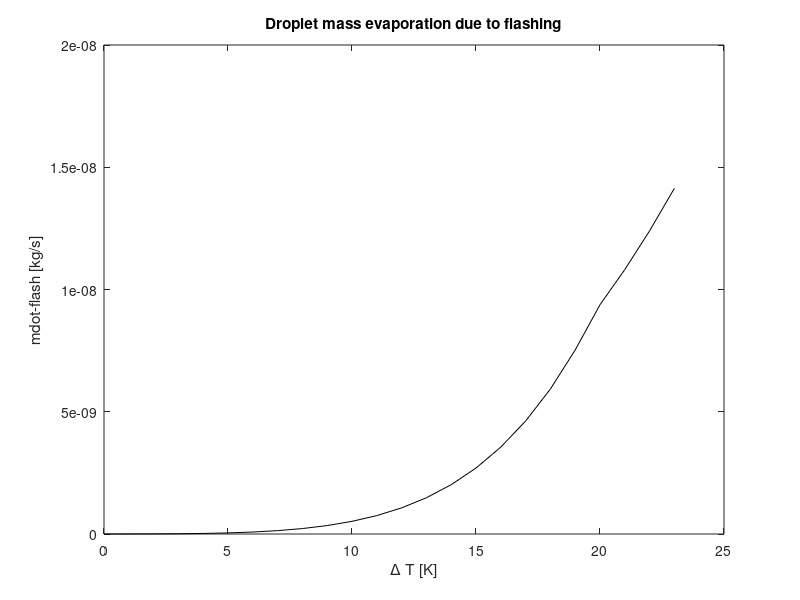
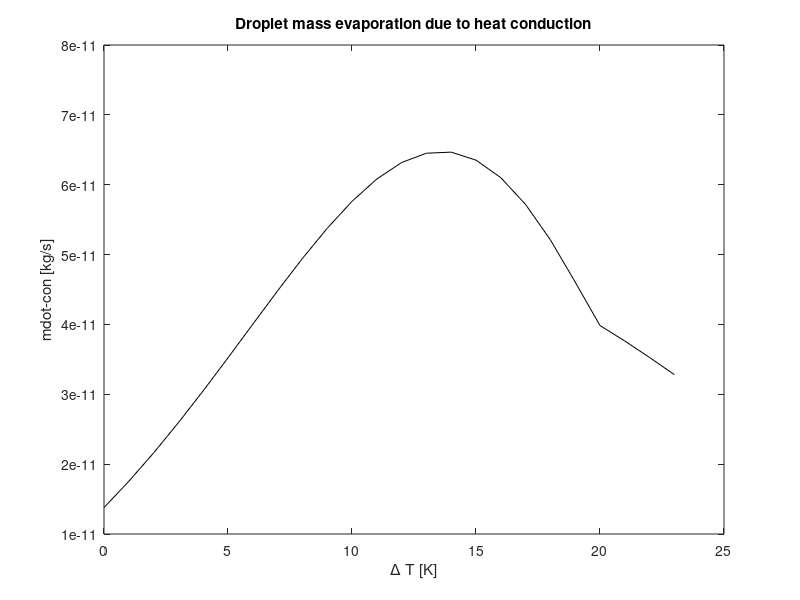
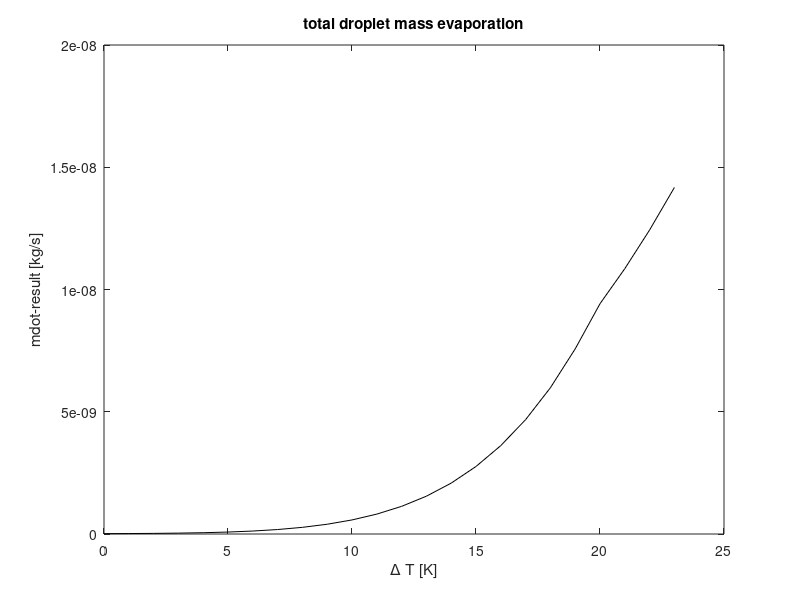

The MATLAB source for these figures, in order:
 clc;
 clear all;
 close all;
  
%initial values boundary condition% 
                    
Tb=73;                           
deltahv=217000;                  
Tinj=97;                         
Tamb=100;                         
v_d=45;
p_amb=0.110;
droplet_d=30e-06;               

%Reference Temperaure%

Tref=(2/3)*Tb+(1/3)*Tamb;       

%Calculation of gas properties at reference Temperature%

hb=9.6769e-06*Tb^4-0.082121*Tb^3+15.491*Tb^2-90.222*Tb+21421;
cp= 5.5376e-07*Tref^4-0.00037957*Tref^3+0.094696*Tref^2-10.153*Tref+1304.2;                    
ktc=4.1868e-13*Tref^4-2.6237e-10*Tref^3+8.0071e-09*Tref^2+0.00010188*Tref-0.0010885;                
mu= 1.8542e-16*Tref^4-6.8643e-14*Tref^3-5.6412e-11*Tref^2+8.8871e-08*Tref-5.6932e-07;                                                                                                                                         
hamb=4.0786e-07*Tref^4-0.0001704*Tref^3+0.012296*Tref^2+913.19*Tref-829.35;              
rho =9.4899e-101*Tamb^4-6.8501e-07*Tamb^3+0.00019183*Tamb^2-0.02597*Tamb+1.6936;
Pr=(mu*cp)/ktc;                                                                       


% simulating the reduction of superheat with intial delta T = 29 K%
%Assumption the superheat reduces 1K every time step%


 for k=1:24

  Tinjneu(k)=97-k;                                     
  deltat(k)=(Tinjneu(k)-Tb);                           

  if (deltat(k)>= 25)                                   
      alpha(k)=13.8*((deltat(k))^0.39);                
  
  elseif  (5<=deltat(k)<25)
      alpha(k)=0.027*((deltat(k))^2.33);                
          
  else  
     alpha(k)=0.76*((deltat(k))^0.26);                  
         
  end
    
 alphaneu=[50.6140067450742,49.9011959749860,49.1720927476472,48.4256757547041,44.3870167765003,40.1966279448231,36.2417041235893,32.5188157159495,29.0244269598294,25.7548873340318,22.7064217946134,19.8751196107489,17.2569215080159,14.8476047447673,12.6427656350376,10.6377988754845,8.82787281268690,7.20789946594158,5.77249764165603,4.51594673828569,3.43212766423040,2.51444532955883,1.75572372411015,1.14805811908165,1.089805988,1.011265331,0.9100838155,0.76,0];

  
 %Radius reduction of the dropet every time step%
  
  red=((droplet_d)/2)/29;
  r(k)=(droplet_d/2)-(k*red);                          
  
 %Area of the droplets at every time step %
  A(k)=4*pi*r(k)^2;                                     
 
 %mass vaporization due to flashing%
  mflash(k)=(A(k)*alphaneu(k)*1000*(deltat(k)))/deltahv;     
   
% Calculating reynolds number, nusselt number, transfer number and FT %
  
Re(k)=(rho*v_d*(2*r(k)))/mu;                            
 
%Standard nusselt number%  
Nuo(k)=2+0.552*((Re(k)^1/2)*Pr^1/3);   
  
Bt=(cp*(Tamb-Tb))/deltahv;              
  
Ft=((1+Bt)^0.7)*(log(1+Bt)/Bt);         

%Modified Nusselt number% 

Nu(k)=2+((Nuo(k)-2)/Ft);           


% Guess for a good initial value for the Bisection method%
%xl=1e-15;   %upper guess%    % change it according to the boundary conditions  %very important%
%xu=1e-10;   %lower guess%    % change it according to the boundary condtions  % %very important%

%up(k)=-xu+((2*pi*(ktc/cp)*r(k))*(Nu(k)/(1+(mflash(k)/xu)))*(log(1+(1+(mflash(k)/xu))*(((hamb-hb)/deltahv)))));
%low(k)=-xl+((2*pi*(ktc/cp)*r(k))*(Nu(k)/(1+(mflash(k)/xl)))*(log(1+(1+(mflash(k)/xl))*(((hamb-hb)/deltahv)))));


 end
 
 
% Bisection method for finding the initial valure for fixed point iteration%

for l=1:24;

  xl=1e-15;  % upper guess
  xu=1e-10;  % lower guess
    
  r1=r(l);
  Nu1=Nu(l);
  mflash1=mflash(l);

for u=1:20;

c=(xl+xu)/2;

fxl=-xl+((2*pi*(ktc/cp)*r(k))*(Nu1/(1+(mflash(k)/xl)))*(log(1+(1+(mflash(k)/xl))*(((hamb-hb)/deltahv))))); 
fc=-c+((2*pi*(ktc/cp)*r1)*(Nu1/(1+(mflash1/c)))*(log(1+(1+(mflash1/c))*(((hamb-hb)/deltahv)))));           
 
if ( fc == 0 )                                                                                             
       break;                                                                                              
  elseif (fxl*fc < 0 )
       xu = c;                                                                                             
    else
       xl = c;                                                                                             
end                                                                                                        
 
end

mitt(l)=c;   % initial guesses for the fixed iteration method%                                             

end

% Fixed point iteration method%                                
  
for we=1:24

    r12=r(we);
    Nu12=Nu(we);
    mflash12=mflash(we);
    mitt2=mitt(we);

for er=1:80
    tol=1e-60;
    x1=((2*pi*(ktc/cp)*r12)*(Nu12/(1+(mflash12/mitt2)))*(log(1+(1+(mflash12/mitt2))*(((hamb-hb)/deltahv)))));
    
    abserror=abs(x1-mitt2);   

    if (abserror<tol)
             break  

end
    mitt2=x1;
end
 % Mass vaporization due to heat conduction%
mittneu(we)=mitt2;  

end 

% check, whether the found values for the root are good  best case if the variable 'zero' is 0 for every time step%

for  tr=1:24
  
    r13=r(tr);
    Nu13=Nu(tr);
    mflash13=mflash(tr);
    mitt3=mittneu(tr);
    
    zero(tr)=-mitt3+((2*pi*(ktc/cp)*r13)*(Nu13/(1+(mflash13/mitt3)))*(log(1+(1+(mflash13/mitt3))*(((hamb-hb)/deltahv)))));
    
end

% plot of the droplet mass evaporation due to flashing%

figure
plot(deltat,mflash,'black')
title('Droplet mass evaporation due to flashing')
xlabel('{\Delta} T [K]')
ylabel('mdot-flash [kg/s]')

% plot of the droplet mass evaporation due to heat conduction%
figure
plot(deltat,mittneu,'black')
title('Droplet mass evaporation due to heat conduction')
xlabel('{\Delta} T [K]')
ylabel('mdot-con [kg/s]')

%total mass evaporation including flashing and heat conduction %
mres=mittneu+mflash;

% plot of total droplet mass evaporation%
figure
plot(deltat,mres,'black');
title('total droplet mass evaporation');
xlabel('{\Delta} T [K]');
ylabel('mdot-result [kg/s]');